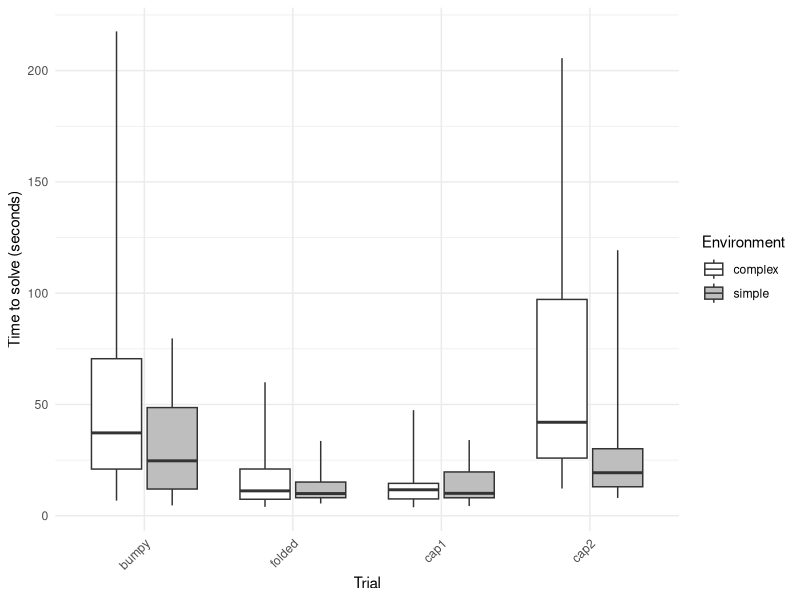
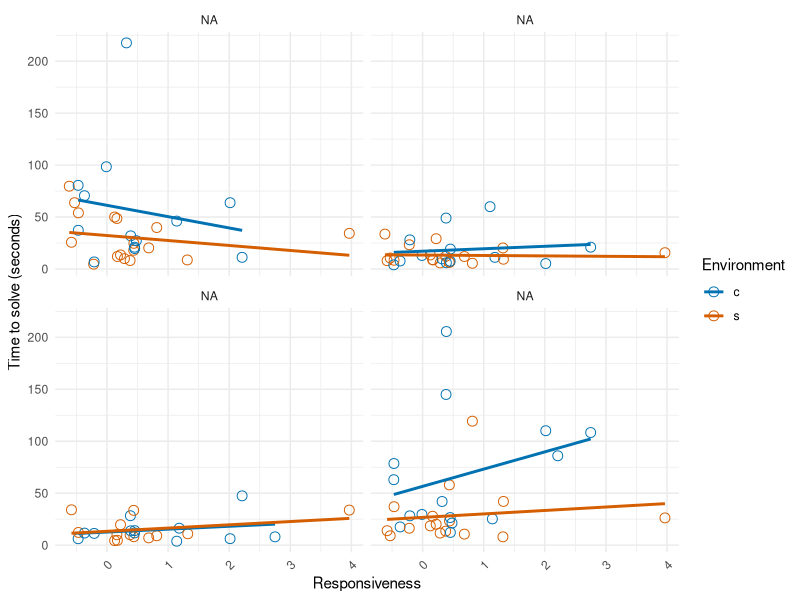
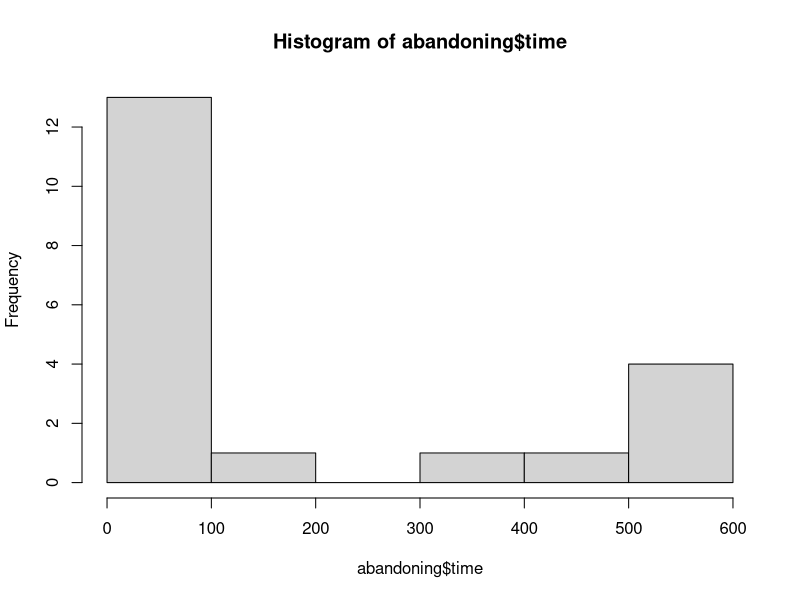
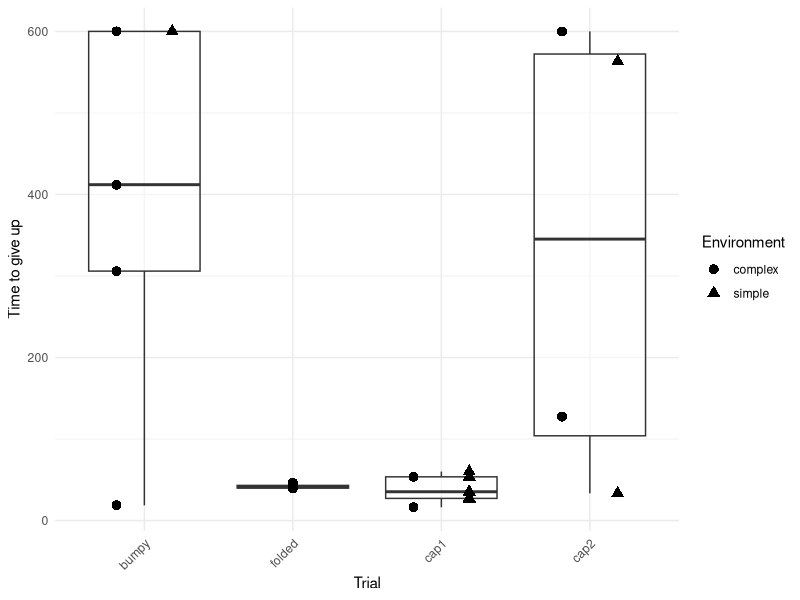
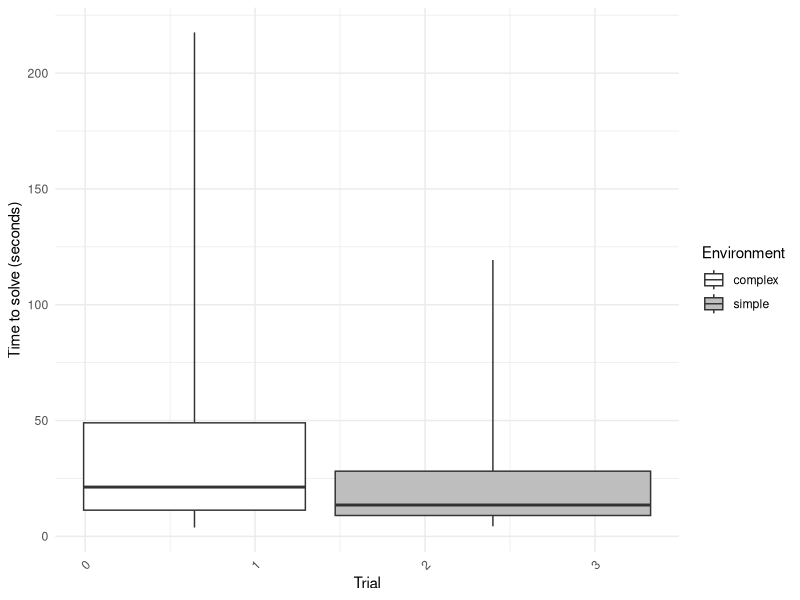

Reproduce these figures in R, in order.
# Shannon McWaters, James J. Kearsley, David W. Kikuchi, 
# Timothy J. Polnaszek, Anna Dornhaus
# R script for data analysis and figures for 
# Innovation project: bumble bees, inherent traits, and environment

# Paper reference: XXX (to be updated on acceptance of the paper)
### PAPER VERSION    DRAFT

### Libraries and graphics setup ------------------
library(lme4) #needed for GLMMs
library(lmerTest) #needed for obtaining p-values in lmm
library(emmeans) #post-hoc comparisons
library(ggplot2) #for plots
library(dplyr)

## Colorpalette
simplecomplexcolors <- c("#0072B2", "#D55E00")

####Data Wrangling ---------------------------------------
# Raw data are csv file in same folder
rawdat <- read.csv("BeeInnovationDataRaw.csv")

# Bee's that need to be removed from analysis
## !!!!!!Why
bees_to_remove <- c("A69", "A10")
# Filter the dataframe to remove rows with BeeID values matching to_remove
beeTrimmed <- rawdat %>%
  filter(!BeeID %in% bees_to_remove)

# Main data frame for analysis; same number of rows, limited columns
innovatedata <- beeTrimmed[,c('BeeID','Env','colony')]
#BeeID: unique id number for each bee
#env: whether the bee was subject to a simple or complex environment
#colony: colony id
no_bees <- length(unique(innovatedata$BeeID))

#Flower1search: time to alight on first novel flower
#Flower1handling: time spent drinking (head in first novel flower)
#resp: responsiveness
innovatedata$resp <- (beeTrimmed$T5travel - beeTrimmed$T4travel)/beeTrimmed$T4travel #differences between travel times for flowers 4 and 5
innovatedata$F1time <- beeTrimmed$Flower1handling + beeTrimmed$Flower1search #total time for 1st novel flower
innovatedata$F1solve <- as.numeric(as.factor(beeTrimmed$Flower1Solve))-1 #binary: success on 1st novel flower or not?
innovatedata$F2time <- beeTrimmed$Flower2handling + beeTrimmed$Flower2search #total time on 2nd novel flower
innovatedata$F2solve <- as.numeric(as.factor(beeTrimmed$Flower2Solve))-1 #binary: success on 2nd novel flower
innovatedata$cap1time <- beeTrimmed$Cap1.handling #handling time on 3rd novel flower
innovatedata$cap1solve <- as.numeric(as.factor(beeTrimmed$Cap1solve))-1 #binary: success on 3rd novel flower
innovatedata$cap2time <- beeTrimmed$Cap2handling #handling time on 4th novel flower
innovatedata$cap2solve <- as.numeric(as.factor(beeTrimmed$Cap2solve))-1 #binary: success on 4th novel flower

# Extract columns for specific flower types
Bumpy <- innovatedata[,c('F1time', 'F1solve','Env','resp')]
names(Bumpy) <- c('time','solve','env','resp')
Folded <- innovatedata[,c('F2time', 'F2solve','Env','resp')]
names(Folded) <- c('time','solve','env','resp')
Cap1 <- innovatedata[,c('cap1time', 'cap1solve','Env','resp')]
names(Cap1) <- c('time','solve','env','resp')
Cap2 <- innovatedata[,c('cap2time', 'cap2solve','Env','resp')]
names(Cap2) <- c('time','solve','env','resp')

# Collage all the data for each flower type in one long data frame, i.e. separate row for each flower type
innovatedatalong <- rbind(Bumpy,Folded,Cap1,Cap2)
innovatedatalong$BeeID <- rep(1:no_bees,4)
innovatedatalong$trial <- rep(c("Bumpy", "Fold", "Cap1", "Cap2"), each = no_bees)

# removing observations where the bee did not visit the flower
innovatedatalong <- innovatedatalong %>%
  filter(time != 0)

#make data frame for just the time to solve 
innovation <- innovatedatalong %>%
  filter(solve != 0)
#make data frame for just the time to give up
abandoning <- innovatedatalong %>%
  filter(solve != 1)

## ANALYSIS -------------------------------------------
####Did the bee solve?####
# env is simple or complex
# trial is flower type
# resp is responsiveness
solve_mod<- glm(solve ~ env + resp + trial, 
                    data = innovatedatalong, 
                    family = binomial)
summary(solve_mod)

# Obtain estimated marginal means (EMMs) for 'trial'
solvemeans <- emmeans(solve_mod, ~ trial)
# Perform pairwise comparisons between trials
pairwise_comparisons <- contrast(solvemeans, method = "pairwise")
# Summary of pairwise comparisons
summary(pairwise_comparisons)

# Result all comparisons n.s.

####Time to solve####
innovation$logtime <- log(innovation$time)
innovation_mod <- lm(logtime ~ env + resp * trial,
                       data = innovation)
summary(innovation_mod)

# Obtain estimated marginal means (EMMs) for 'trial'
innovmeans <- emmeans(innovation_mod, ~ trial)
# Perform pairwise comparisons between trials
pairwise_comparisons2 <- contrast(innovmeans, method = "pairwise")
# Summary of pairwise comparisons
summary(pairwise_comparisons2)

#Plot ave times per trial#
ggplot(innovation, aes(x = trial, y = time, fill = env)) +
  geom_boxplot(outlier.shape = NA, coef = Inf) +  # Remove outliers and extend whiskers
  scale_fill_manual(values = c("c" = "white", "s" = "grey"), 
                    labels = c("complex", "simple")) +  # Update legend labels
  labs(x = "Trial", y = "Time to solve (seconds)", fill = "Environment") +  # Change the legend title to "Type"
  theme_minimal() +
  theme(axis.text.x = element_text(angle = 45, hjust = 1)) +
  scale_x_discrete(labels = c("bumpy", "folded", "cap1", "cap2"))

#look at trials separately with responsiveness#
average_time_data <- innovation %>%
  group_by(trial, resp, env) %>%
  summarize(avg_time = mean(time, na.rm = TRUE), .groups = 'drop')

# Plot with a 2x2 matrix of scatterplots and lines of best fit
ggplot(average_time_data, aes(x = resp, y = avg_time, color = env)) +
  geom_point(size = 3, shape = 1) +  # Open circles for average time
  geom_smooth(method = "lm", se = FALSE, aes(color = env)) +  # Line of best fit without confidence interval
  labs(x = "Responsiveness", y = "Time to solve (seconds)", color = "Environment") +
  facet_wrap(~ trial, ncol = 2, labeller = as_labeller(c("v" = "bumpy", "w" = "folded", "x" = "cap1", "y" = "cap2"))) +  # 2x2 matrix of plots
  scale_color_manual(values = simplecomplexcolors) +  # Colorblind-friendly palette
  theme_minimal() +
  theme(axis.text.x = element_text(angle = 45, hjust = 1))

###Time to give up####
hist(abandoning$time)
abandoning_mod <- lm(time ~ env + resp + trial, 
                       data = abandoning)
summary(abandoning_mod)
#removing trial as the trials are unevenly represented and there is only one observation for trial v
abandoning_mod2 <- lm(time ~ env + resp,
                       data = abandoning)
summary(abandoning_mod2)

#plot
ggplot(abandoning, aes(x = trial, y = time)) +
  geom_boxplot(outlier.shape = NA, alpha = 0.5, position = position_dodge(width = 0.75)) +  # Boxplot without outliers, semi-transparent
  geom_jitter(aes(shape = env), size = 3, position = position_dodge(width = 0.75)) +  # Jitter points for better visibility
  labs(x = "Trial", y = "Time to give up", color = "Environment", shape = "Environment") +
  scale_shape_manual(values = c("c" = 16, "s" = 17), labels = c("complex", "simple")) +  # Update shape legend
  theme_minimal() +
  theme(axis.text.x = element_text(angle = 45, hjust = 1)) +
  scale_x_discrete(labels = c("bumpy", "folded", "cap1", "cap2"))

ggplot(innovation, aes(x = resp, y = time, fill = env)) +
  geom_boxplot(outlier.shape = NA, coef = Inf) +  # Remove outliers and extend whiskers
  scale_fill_manual(values = c("c" = "white", "s" = "grey"), 
                    labels = c("complex", "simple")) +  # Update legend labels
  labs(x = "Trial", y = "Time to solve (seconds)", fill = "Environment") +  # Change the legend title to "Type"
  theme_minimal() +
  theme(axis.text.x = element_text(angle = 45, hjust = 1))
